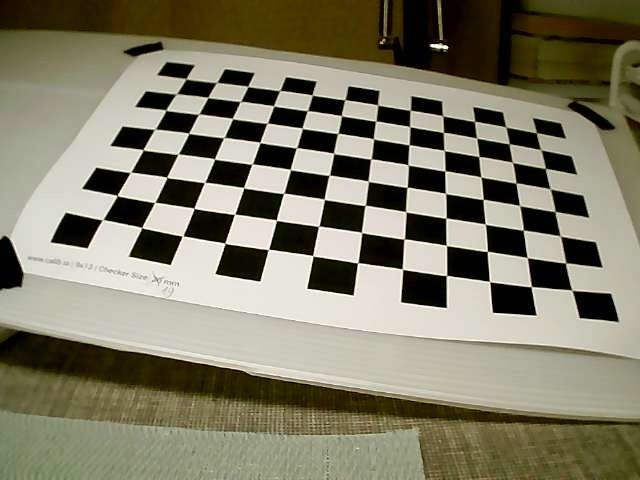
#> input picture calibration_images/captured_image10.jpg, 640 x 480 px, given in place of the camera
$ python camera_test.py
#> lines starting #> are read from the running program, lines starting #| are printed output that depends on the picture; after the words box and inside, x2 and y2 are one past the last pixel; in counts of white or black regions, pixels touching at a corner belong together
### sliders_hsv.py
import cv2 as cv
import numpy as np

def nothing(x):
    pass


# Create a window
def init(h_l, s_l, v_l, s_u, v_u, bilD, bilC, bilS):
    cv.namedWindow('HSV Selector')
    cv.resizeWindow('HSV Selector', 800, 700)

    # Create trackbars for HSV values
    cv.createTrackbar('H Lower', 'HSV Selector', 0, 179, nothing)
    cv.createTrackbar('S Lower', 'HSV Selector', 0, 255, nothing)
    cv.createTrackbar('V Lower', 'HSV Selector', 0, 255, nothing)
    cv.createTrackbar('H Upper', 'HSV Selector', 179, 179, nothing)
    cv.createTrackbar('S Upper', 'HSV Selector', 255, 255, nothing)
    cv.createTrackbar('V Upper', 'HSV Selector', 255, 255, nothing)
    cv.createTrackbar('T Upper', 'HSV Selector', 0, 255, nothing)
    cv.createTrackbar('T Lower', 'HSV Selector', 0, 255, nothing)

    cv.createTrackbar('HL Thresh', 'HSV Selector', 0, 255, nothing)
    cv.createTrackbar('HL min length', 'HSV Selector', 0, 255, nothing)
    cv.createTrackbar('HL max gap', 'HSV Selector', 0, 255, nothing)

    cv.createTrackbar('Erosion', 'HSV Selector', 0, 50, nothing)
    cv.createTrackbar('Dilation', 'HSV Selector', 0, 50, nothing)

    cv.createTrackbar('Bil D', 'HSV Selector', 1, 20, nothing)
    cv.createTrackbar('Bil Color', 'HSV Selector', 1, 200, nothing)
    cv.createTrackbar('Bil Space', 'HSV Selector', 1, 200, nothing)

    cv.setTrackbarPos('H Lower', 'HSV Selector', h_l)
    cv.setTrackbarPos('S Lower', 'HSV Selector', s_l)
    cv.setTrackbarPos('V Lower', 'HSV Selector', v_l)
    cv.setTrackbarPos('S Lower', 'HSV Selector', s_u)
    cv.setTrackbarPos('V Lower', 'HSV Selector', v_u)
    cv.setTrackbarPos('T Upper', 'HSV Selector', 255)
    cv.setTrackbarPos('T Lower', 'HSV Selector', 1)

    cv.setTrackbarPos('HL Thresh', 'HSV Selector', 25)
    cv.setTrackbarPos('HL min length', 'HSV Selector', 15)
    cv.setTrackbarPos('HL max gap', 'HSV Selector', 50)

    cv.setTrackbarPos('Bil D', 'HSV Selector', bilD)
    cv.setTrackbarPos('Bil Color', 'HSV Selector', bilC)
    cv.setTrackbarPos('Bil Space', 'HSV Selector', bilS)


def sliders(frame, mean_hsv):
    h_l = cv.getTrackbarPos('H Lower', 'HSV Selector')
    s_l = cv.getTrackbarPos('S Lower', 'HSV Selector')
    v_l = cv.getTrackbarPos('V Lower', 'HSV Selector')
    h_u = cv.getTrackbarPos('H Upper', 'HSV Selector')
    s_u = cv.getTrackbarPos('S Upper', 'HSV Selector')
    v_u = cv.getTrackbarPos('V Upper', 'HSV Selector')

    t_u = cv.getTrackbarPos('T Upper','HSV Selector')
    t_l = cv.getTrackbarPos('T Lower','HSV Selector')

    hlt = cv.getTrackbarPos('HL Thresh', 'HSV Selector')
    hlm = cv.getTrackbarPos('HL min length', 'HSV Selector')
    hlg = cv.getTrackbarPos('HL max gap', 'HSV Selector')
    er = cv.getTrackbarPos('Erosion', 'HSV Selector')
    di = cv.getTrackbarPos('Dilation', 'HSV Selector')


    lower_bound = (h_l, s_l, v_l)
    upper_bound = (h_u, s_u, v_u)

    bilD = cv.getTrackbarPos('Bil D', 'HSV Selector')
    bilC = cv.getTrackbarPos('Bil Color', 'HSV Selector')
    bilS = cv.getTrackbarPos('Bil Space', 'HSV Selector')


    #Bilateral filtering to reduce noice but keep the corners and edges intact
    frame = cv.bilateralFilter(frame, bilD, bilC, bilS)


    # Applying mask
    hsv = cv.cvtColor(frame, cv.COLOR_BGR2HSV)
    mask = cv.inRange(hsv, lower_bound, upper_bound)
    result = cv.bitwise_and(frame, frame, mask=mask)

    gray_result = cv.cvtColor(result, cv.COLOR_BGR2GRAY)


    # Thresholding the image
    #frame_thresh = cv.threshold(gray_result,t_l,t_u,cv.THRESH_OTSU)[1]

    frame_thresh = cv.adaptiveThreshold(gray_result, 255, cv.ADAPTIVE_THRESH_GAUSSIAN_C, cv.THRESH_BINARY, 15, 4)
    frame_thresh = cv.medianBlur(frame_thresh, 3)


    kernel = np.ones((3, 3), np.uint8)

    # Apply erosion followed by dilation (opening)
    sharpening_kernel = np.array([[0, -1, 0],
                              [-1, 5, -1],
                              [0, -1, 0]])
    #sharpened_image = cv.filter2D(frame_thresh, -1, sharpening_kernel)

    #opened = cv.morphologyEx(frame_thresh, cv.MORPH_OPEN, kernel)

    #closed = cv.morphologyEx(sharpened_image, cv.MORPH_CLOSE, kernel)


    edges = cv.Canny(frame_thresh, 150, 200)
    edges = cv.dilate(edges, kernel, iterations=di)
    edges = cv.erode(edges, kernel, iterations=er)


    result = cv.cvtColor(result, cv.COLOR_BGR2HSV)


    return frame, result, edges

### camera_test.py
import cv2 as cv #opencv-python
import time
import numpy as np
import imutils #imutils
import math
import sliders_hsv


camera_matrix = np.array([
    [701.43142873, 0, 340.89422739],
    [0, 700.18225122, 231.27284128],
    [0, 0, 1]
])

distortion_coeffs = np.array([[-4.40734319e-01, 3.89166568e-01, -6.93778517e-05, 2.41658581e-03, -2.90304795e-01]])


rotation_vectors = np.array([
    [0.47038998, -0.23224266, -1.36597417],
    [-0.07981019, -0.16647916, 1.61505969],
    [-0.17148689, -0.48068229, 1.50307489],
    [-0.27495634, -0.34021001, 1.59257956],
    [-0.01823973, -0.27598613, 1.5211003],
    [0.31829143, -0.04453068, -1.10016429],
    [-0.21668051, -0.30041154, 0.96543265],
    [-0.26247403, 0.03388248, 1.55473485],
    [0.17765802, 0.09588896, 1.44155328],
    [0.39340981, -0.27157359, -1.39048863],
    [-0.07318423, -0.1732357, 1.48705966],
    [0.08372568, -0.47871739, 1.46270206],
    [-0.13067318, 0.17032886, 1.55662348],
    [-0.04957571, -0.2199913, 1.43057739],
    [0.04117001, -0.10908014, 0.92428516],
    [0.14109622, -0.52752174, -1.44859329],
    [0.33300622, -0.46388028, -1.1810463],
    [-0.08275248, -0.38454006, 1.49043579],
    [-0.18602322, -0.27678638, 1.10457917],
    [0.40760421, -0.06575685, -0.99286398]
])


translation_vectors = np.array([
    [[-4.16866643], [2.56145043], [23.55532557]],
    [[9.92346982], [0.47658607], [25.28933017]],
    [[-2.20838949], [-7.91495415], [29.14511795]],
    [[-1.4544579], [1.11469722], [30.59347155]],
    [[9.91888708], [-6.9861772], [26.46215193]],
    [[-6.94444007], [1.14183611], [25.40027094]],
    [[2.76274708], [-6.37237717], [25.27577111]],
    [[4.31675679], [-3.66666617], [27.87477077]],
    [[4.24090864], [-3.35521445], [30.15415769]],
    [[-5.28462817], [2.63452814], [23.51916734]],
    [[4.03681646], [-3.40591733], [26.65658219]],
    [[3.63015677], [-3.6804039], [29.34216628]],
    [[5.0664787], [-4.01336519], [18.52521328]],
    [[5.98023528], [-4.5393692], [29.46769702]],
    [[2.61681378], [-5.3257859], [29.71997933]],
    [[-4.5112023], [2.47364792], [29.94940236]],
    [[-3.71141982], [1.23030042], [23.98786941]],
    [[5.53142058], [-7.20677587], [26.92446391]],
    [[2.56458315], [-5.54783017], [27.04624868]],
    [[-8.02427971], [0.51851539], [25.71631894]]
])


# Parameters
ql = 0.001
cap = cv.VideoCapture(1)
previous_points = None
s_l = 40
v_l = 50
area = 0
aspect_ratio = 1
angle = 0
sum_loop = 0
check_for_outliers = False

width = int(cap.get(cv.CAP_PROP_FRAME_WIDTH))
height = int(cap.get(cv.CAP_PROP_FRAME_HEIGHT))

xyz = np.empty((0,3))
angles = 0
coordinates = 0

L = 30  # The size of the cube (known)
P = L*math.sqrt(2)/2

cube_points = np.array([
    [-L/2, -L/2, 0],  # Corner 1
    [-L/2, L/2, 0],  # Corner 2
    [L/2, L/2, 0],  # Corner 3
    [L/2, -L/2, 0]   # Corner 4
], dtype=np.float32)


# [84 lines left out: functions coords, sort_points, not called in this run]


# Initialise the sliders
sliders_hsv.init(50,40,50,140,90,9,90,90)
mean_hsv = [50,40,50]

#================================ MAIN LOOP ================================
while True:
    (ret, frame) = cap.read()
#> frame is the input picture: shape (480, 640, 3); mean B, G, R 104.4, 124.5, 128.2
    if ret:
        frame_hsv = cv.cvtColor(frame, cv.COLOR_BGR2HSV)
#> frame_hsv: shape (480, 640, 3); mean H, S, V 27.1, 99.2, 128.9
        frame_gray_main = cv.cvtColor(frame, cv.COLOR_BGR2GRAY)
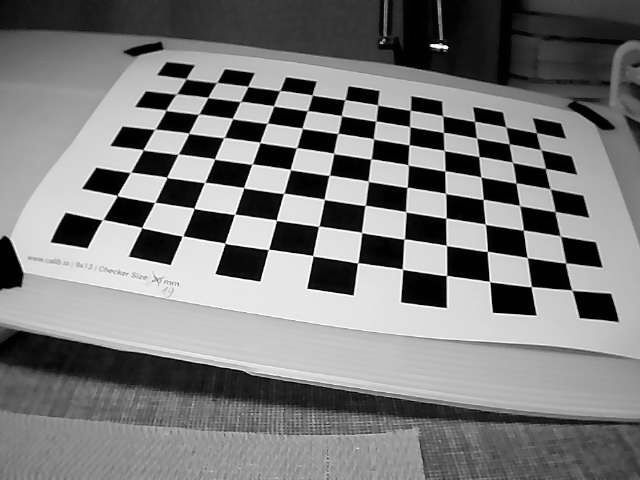
#> frame_gray_main: shape (480, 640); min 0, max 254, mean 123.3

        new_camera_matrix, roi = cv.getOptimalNewCameraMatrix(camera_matrix, distortion_coeffs, (width, height), 1, (width, height))

        # Undistort the image
        undistorted_img = cv.undistort(frame, camera_matrix, distortion_coeffs, None, new_camera_matrix)
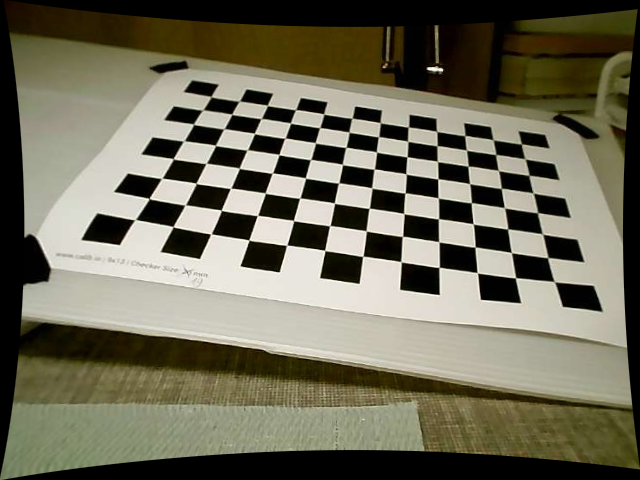
#> undistorted_img: shape (480, 640, 3); mean B, G, R 89.2, 107.5, 110.6


        # Crop the image to the valid region of interest
        x, y, w, h = roi
        undistorted_img = undistorted_img[y:y+h, x:x+w]
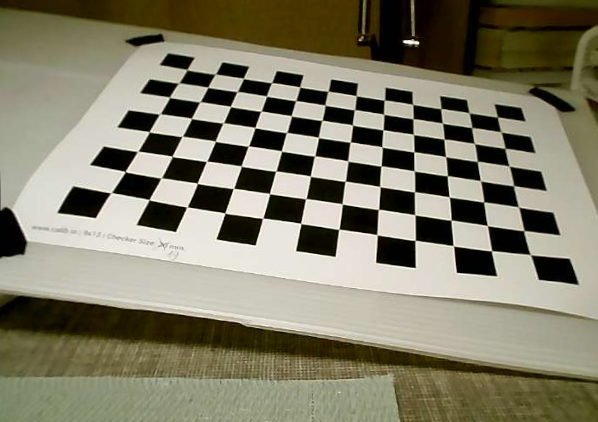
#> undistorted_img: shape (422, 598, 3); mean B, G, R 105.2, 125.3, 129

        # # Convert image to LAB color space
        # lab = cv.cvtColor(undistorted_img, cv.COLOR_BGR2LAB)

        # # Split into L, A, and B channels
        # l, a, b = cv.split(lab)

        # # Apply CLAHE to the L channel
        # clahe = cv.createCLAHE(clipLimit=3.0, tileGridSize=(8, 8))
        # l_clahe = clahe.apply(l)

        # # Merge the CLAHE-enhanced L channel back with A and B channels
        # lab_clahe = cv.merge((l_clahe, a, b))

        # # Convert back to BGR color space
        # final_img = cv.cvtColor(lab_clahe, cv.COLOR_LAB2BGR)


        frame, result, edges = sliders_hsv.sliders(undistorted_img, mean_hsv)
#> in sliders, `hsv = cv.cvtColor(frame, cv.COLOR_BGR2HSV)`: hsv: shape (422, 598, 3); mean H, S, V 26.6, 89.7, 129.5
#> in sliders, `mask = cv.inRange(hsv, lower_bound, upper_bound)`: mask: shape (422, 598); every value is 0
#> in sliders, `result = cv.bitwise_and(frame, frame, mask=mask)`: result: shape (422, 598, 3); every value is 0
#> in sliders, `frame_thresh = cv.adaptiveThreshold(gray_result, 255, cv.ADAPTIVE_THRE..`: frame_thresh: shape (422, 598); every value is 255
        contours, _ = cv.findContours(edges, cv.RETR_EXTERNAL, cv.CHAIN_APPROX_SIMPLE)
#> contours = []


        if contours:
            contour = max(contours, key=cv.contourArea)
            epsilon = 0.02 * cv.arcLength(contour, True)
            approx = cv.approxPolyDP(contour, epsilon, True)

            hull = cv.convexHull(contour)

            # Draw the convex hull around the cube
            cv.drawContours(frame, [hull], -1, (0, 255, 0), 2)  # Draw the convex hull in green
            #cv.drawContours(frame, [contour], -1, (255, 255, 0), 2)

            if cv.contourArea(contour) > 200:
                #outliers, lengths = check_for_outliers(approx, 10)

                if len(approx) == 4:
                    area = cv.contourArea(contour)
                    x, y, w, h = cv.boundingRect(contour)

                    mask = cv.inRange(result, (1, 1, 1), (255, 255, 255))
                    mean_hsv = np.round(cv.mean(result, mask=mask)[:3])
                    print(mean_hsv)

                    approx = sort_points(approx,4)
                    try:
                        coordinates, angles = coords(cube_points, approx, frame)
                    except Exception as e:
                        print(f"Coordinates error: {e}")
                elif len(approx) > 4:
                    while len(approx) > 4:
                        epsilon *= 1.1
                        approx = cv.approxPolyDP(contour, epsilon, True)
                else:
                    print("Error - incorrect number of corners")


                corner_cnt = 1
                for corner in approx:
                    x, y = corner.ravel()
                    cv.circle(frame, (x, y), 5, (0, 0, 255), -1)
                    cv.putText(frame, str(corner_cnt), (x + 10,y + 10), cv.FONT_HERSHEY_SIMPLEX, 1, (255,255,255), 2, cv.LINE_AA)
                    corner_cnt += 1


        # Draw coordinate system
        cv.arrowedLine(frame, (10,10), (10,60), (255,255,0), 2)
        cv.putText(frame, 'Y', (15,60), cv.FONT_HERSHEY_SIMPLEX, 0.5, (255,255,0), 2)
#> frame: shape (422, 598, 3); mean of channels 0, 1, 2 105.2, 125.4, 128.8
        cv.arrowedLine(frame, (10,10), (60,10), (255,0,255), 2)
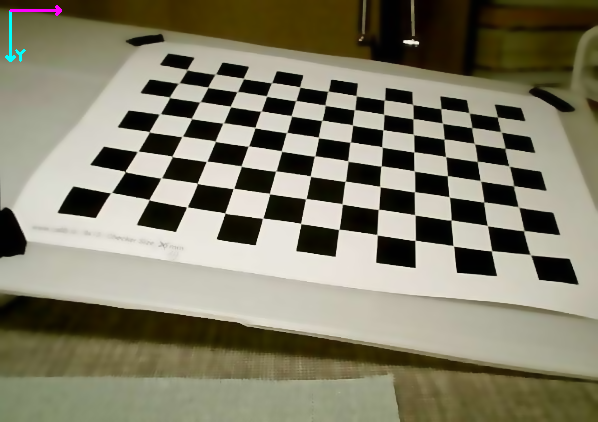
#> frame: shape (422, 598, 3); mean of channels 0, 1, 2 105.4, 125.3, 129; drawn as B, G, R
        cv.putText(frame, 'X', (50,30), cv.FONT_HERSHEY_SIMPLEX, 0.5, (255,0,255), 2)
#> frame: shape (422, 598, 3); 0.03% of pixels changed, all inside (x1, y1, x2, y2) = (51, 19, 61, 32)


        print(coordinates, angles)
        cv.imshow('img1',frame)
        cv.imshow('edges',edges)


    else:
        print("Camera error")


    if cv.waitKey(1) & 0xFF == ord('q'):
#> (key q is pressed here)
        break


'''
def check_for_outliers(points, tolerance):
    lengths = []
    outliners = 0
    i = 0
    for p in points:
        if i > 2:
            length = math.sqrt((p[0][0]-points[0][0][0])**2 + (p[0][1]-points[0][0][1])**2)
        else:
            length = math.sqrt((p[0][0]-points[i+1][0][0])**2 + (p[0][1]-points[i+1][0][1])**2)
        lengths = np.append(lengths, length)
        i += 1
    med = np.median(lengths)
    for i in range(len(lengths)):
        if abs(lengths[i] - med) > tolerance:
            outliners += 1
    return outliners, lengths
'''

$ run again, on calibration_images/captured_image11.jpg
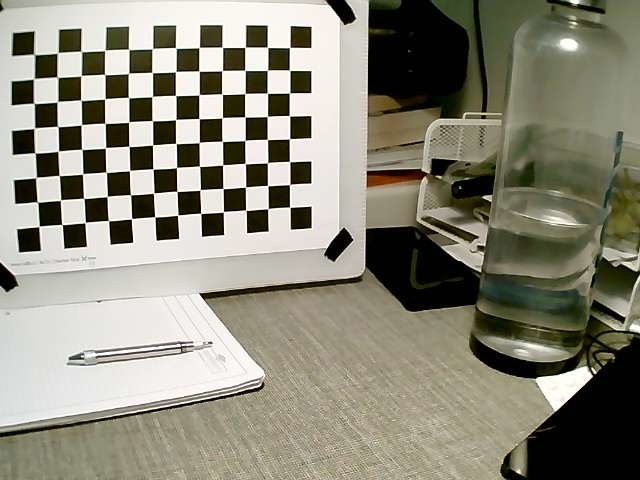
#> input picture calibration_images/captured_image11.jpg, 640 x 480 px, given in place of the camera
#> frame is the input picture: shape (480, 640, 3); mean B, G, R 122, 137.2, 139.7
#> frame_hsv: shape (480, 640, 3); mean H, S, V 26.6, 64.9, 140.6
#> `undistorted_img = undistorted_img[y:y+h, x:x+w]`:
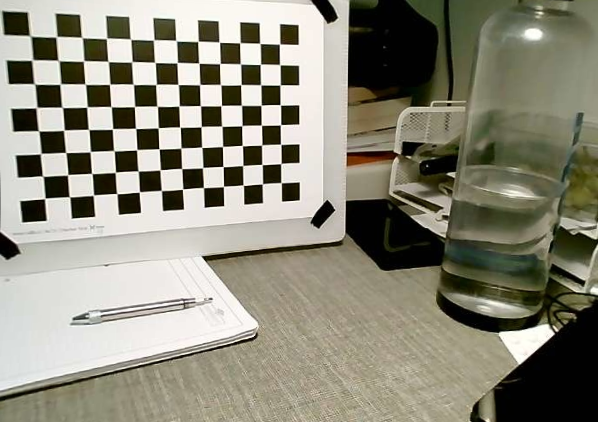
#> undistorted_img: shape (422, 598, 3); mean B, G, R 123, 138.2, 140.6
#> hsv: shape (422, 598, 3); mean H, S, V 26.3, 59.9, 141.5
#> mask: shape (422, 598); every value is 0
#> result: shape (422, 598, 3); every value is 0
#> frame_thresh: shape (422, 598); every value is 255
#> contours = []
#> `cv.arrowedLine(frame, (10,10), (60,10), (255,0,255), 2)`:
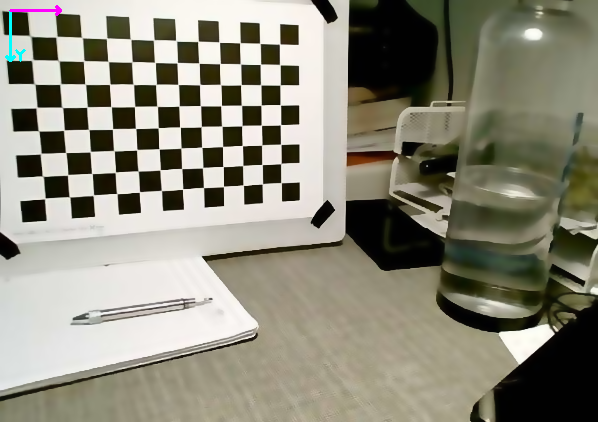
#> frame: shape (422, 598, 3); mean of channels 0, 1, 2 123.1, 138.2, 140.5; drawn as B, G, R

$ run again, on calibration_images/captured_image12.jpg
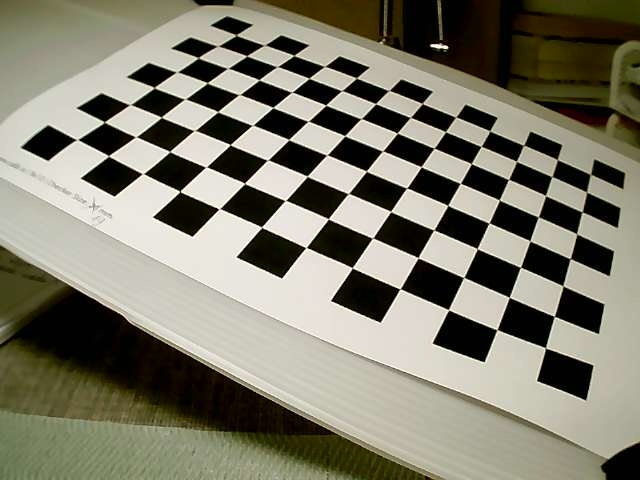
#> input picture calibration_images/captured_image12.jpg, 640 x 480 px, given in place of the camera
#> frame is the input picture: shape (480, 640, 3); mean B, G, R 108.9, 124.5, 127.2
#> frame_hsv: shape (480, 640, 3); mean H, S, V 26.5, 90.4, 127.8
#> `undistorted_img = undistorted_img[y:y+h, x:x+w]`:
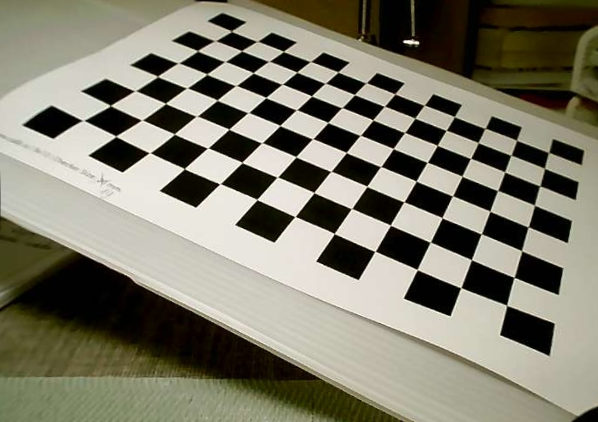
#> undistorted_img: shape (422, 598, 3); mean B, G, R 109, 124.6, 127.3
#> hsv: shape (422, 598, 3); mean H, S, V 26.2, 81.5, 127.7
#> mask: shape (422, 598); every value is 0
#> result: shape (422, 598, 3); every value is 0
#> frame_thresh: shape (422, 598); every value is 255
#> contours = []
#> `cv.arrowedLine(frame, (10,10), (60,10), (255,0,255), 2)`:
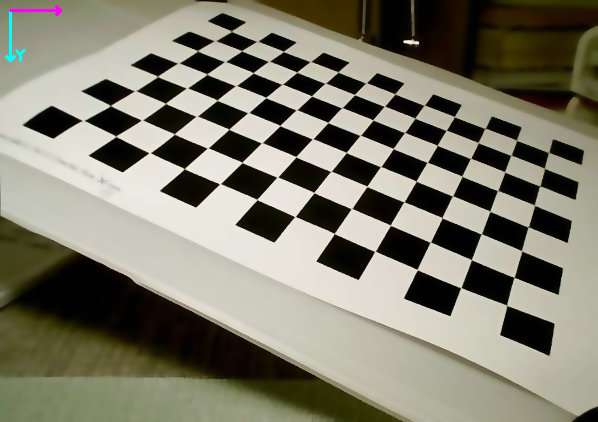
#> frame: shape (422, 598, 3); mean of channels 0, 1, 2 109.1, 124.5, 127.1; drawn as B, G, R

$ run again, on calibration_images/captured_image13.jpg
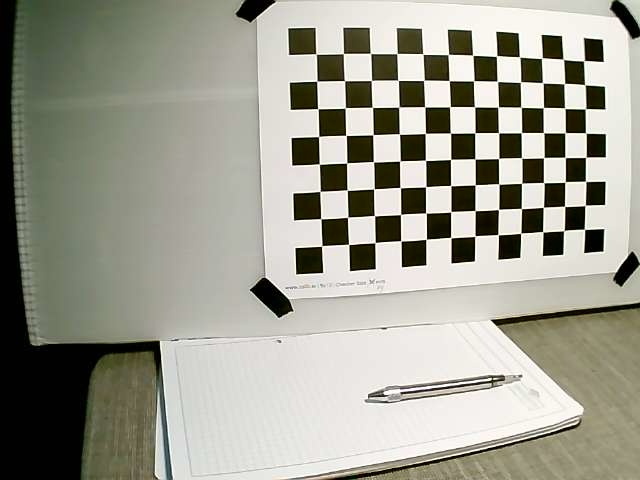
#> input picture calibration_images/captured_image13.jpg, 640 x 480 px, given in place of the camera
#> frame is the input picture: shape (480, 640, 3); mean B, G, R 144.1, 156.5, 157
#> frame_hsv: shape (480, 640, 3); mean H, S, V 27.9, 48.7, 158.6
#> `undistorted_img = undistorted_img[y:y+h, x:x+w]`:
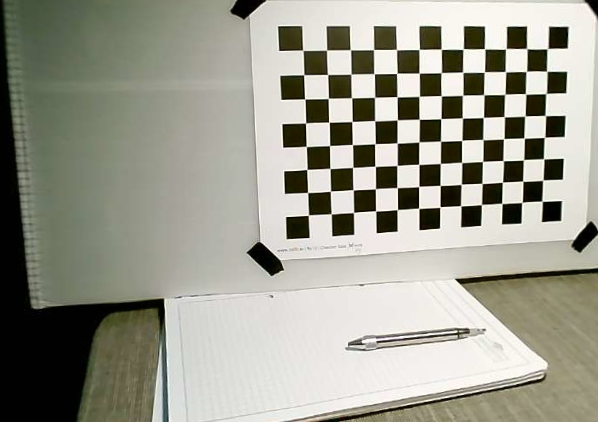
#> undistorted_img: shape (422, 598, 3); mean B, G, R 142.8, 155.3, 155.6
#> hsv: shape (422, 598, 3); mean H, S, V 27.5, 44.6, 157.4
#> mask: shape (422, 598); every value is 0
#> result: shape (422, 598, 3); every value is 0
#> frame_thresh: shape (422, 598); every value is 255
#> contours = []
#> `cv.arrowedLine(frame, (10,10), (60,10), (255,0,255), 2)`:
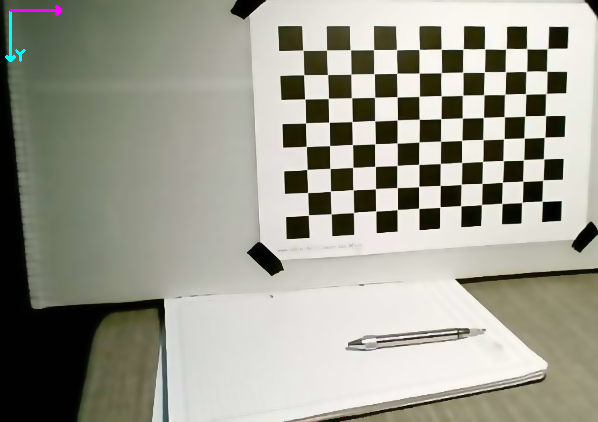
#> frame: shape (422, 598, 3); mean of channels 0, 1, 2 143.2, 155.4, 155.8; drawn as B, G, R
